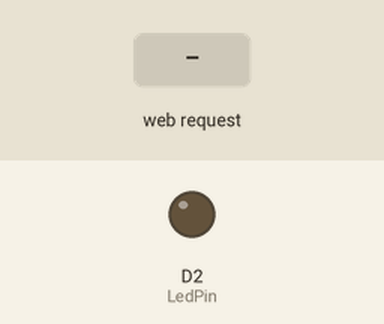
The sketch below on a simulated ESP8266 (NodeMCU). Parts: output pins drawn as LEDs (lit = HIGH). The inputs (shaded band) are chosen by the test bench.

Above: at 1.2 s.
1.3 s: HTTP request GET /on received
At 2.1 s:
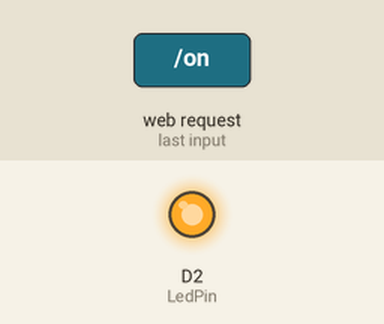
2.8 s: HTTP request GET /off received
At 3.2 s:
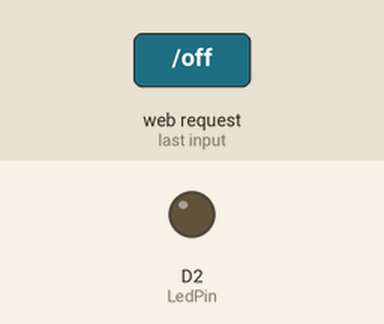
Timing chart, 0 to 5.8 s (numbered marks = the images above; inputs shaded):
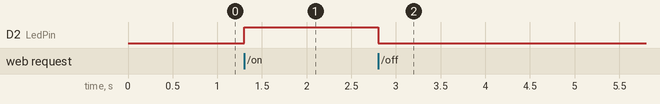

Measured:
- after the input at 1.3 s, D2 (LedPin): LOW → HIGH at once
- after the input at 2.8 s, D2 (LedPin): HIGH → LOW at once

The sketch:

WiFi_Led.ino
```cpp
#include <ESP8266WiFi.h>
#include <ESP8266WebServer.h>

const char *ssid = "WiFi-Led";
const char *password = "123456789";
int LedPin = D2; // Change this to the pin where your LED is connected

ESP8266WebServer server(80);

void handleRoot() {
  String page = "<!DOCTYPE html><html><head><title>LED Control</title>";
  page += "<style>body{font-family: Arial, sans-serif;margin: 0;padding: 20px;text-align: center;}.container{max-width: 400px;margin: 0 auto;}.button{display: inline-block;padding: 10px 20px;font-size: 16px;border: none;cursor: pointer;border-radius: 5px;text-align: center;text-decoration: none;}.button-on{background-color: #4CAF50;color: white;}.button-off{background-color: #f44336;color: white;}</style>";
  page += "</head><body><div class=\"container\"><h1>LED Control</h1>";
  page += "<button class=\"button button-on\" onclick=\"turnOnLED()\">Turn ON</button>";
  page += "<button class=\"button button-off\" onclick=\"turnOffLED()\">Turn OFF</button>";
  page += "<script>function turnOnLED() { var xhr = new XMLHttpRequest(); xhr.open('GET', '/on', true); xhr.send(); }";
  page += "function turnOffLED() { var xhr = new XMLHttpRequest(); xhr.open('GET', '/off', true); xhr.send(); }</script>";
  page += "</div></body></html>";
  server.send(200, "text/html", page);
}

void handleOn() {
  digitalWrite(LedPin, HIGH);
  server.send(200, "text/plain", "LED ON");
}

void handleOff() {
  digitalWrite(LedPin, LOW);
  server.send(200, "text/plain", "LED OFF");
}

void setup() {
  pinMode(LedPin, OUTPUT);
  digitalWrite(LedPin, LOW);

  WiFi.mode(WIFI_AP);
  WiFi.softAP(ssid, password);

  server.on("/", HTTP_GET, handleRoot);
  server.on("/on", HTTP_GET, handleOn);
  server.on("/off", HTTP_GET, handleOff);

  server.begin();
}

void loop() {
  server.handleClient();
}
```
